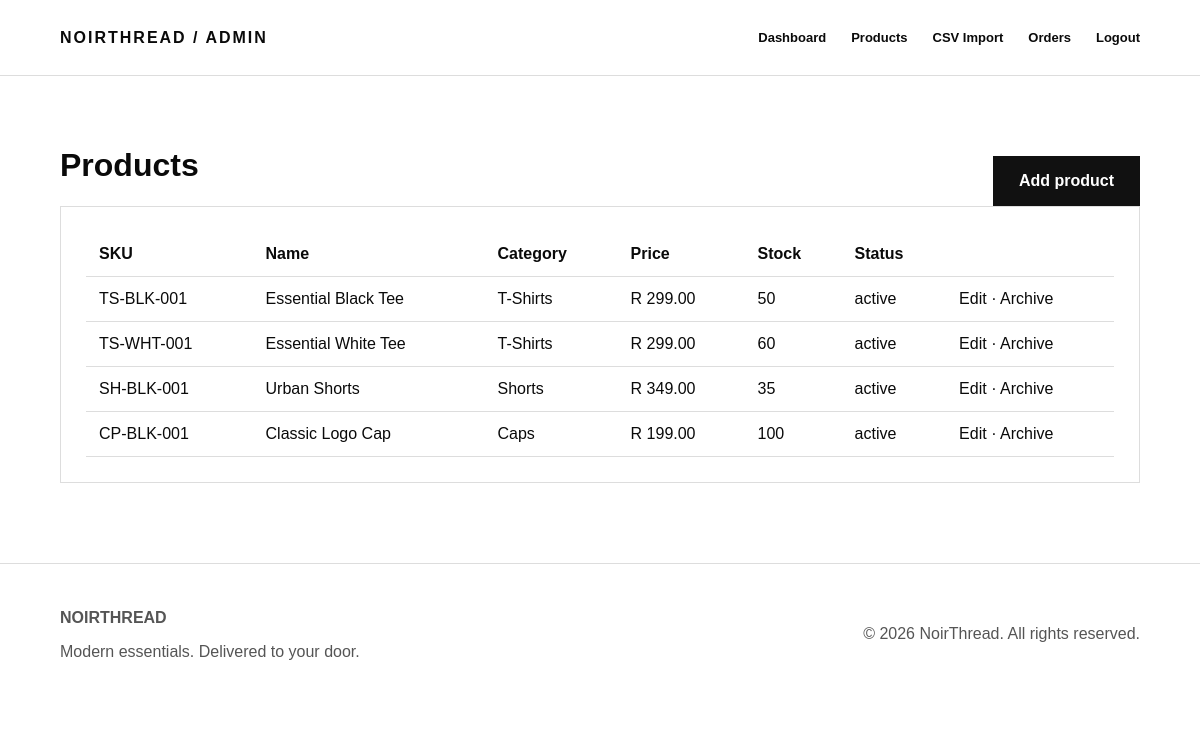
The page /products.php (signed in) on the database its author committed.
### tables this page shows
CREATE TABLE IF NOT EXISTS products (
 id INT UNSIGNED AUTO_INCREMENT PRIMARY KEY,
 sku VARCHAR(80) NOT NULL UNIQUE,
 name VARCHAR(180) NOT NULL,
 category VARCHAR(80) NOT NULL,
 description TEXT NULL,
 price DECIMAL(12,2) NOT NULL DEFAULT 0,
 cost DECIMAL(12,2) NOT NULL DEFAULT 0,
 stock INT NOT NULL DEFAULT 0,
 sizes VARCHAR(255) NULL,
 colors VARCHAR(255) NULL,
 status ENUM('active','draft','archived') NOT NULL DEFAULT 'active',
 featured TINYINT(1) NOT NULL DEFAULT 0,
 image VARCHAR(255) NULL,
 created_at TIMESTAMP DEFAULT CURRENT_TIMESTAMP,
 updated_at TIMESTAMP DEFAULT CURRENT_TIMESTAMP ON UPDATE CURRENT_TIMESTAMP,
 INDEX(category), INDEX(status)
);

### database.php (called while the page is built, shortened)
<?php
function db(): PDO {
    $dsn = 'mysql:host=' . DB_HOST . ';dbname=' . DB_NAME . ';charset=utf8mb4';
    $pdo = new PDO($dsn, DB_USER, DB_PASS, [
        PDO::ATTR_ERRMODE => PDO::ERRMODE_EXCEPTION,
        PDO::ATTR_DEFAULT_FETCH_MODE => PDO::FETCH_ASSOC,
        PDO::ATTR_EMULATE_PREPARES => false,
    ]);
    return $pdo;
}

### functions.php (called while the page is built, shortened)
<?php
function e(?string $v): string {
    return htmlspecialchars((string)$v, ENT_QUOTES, 'UTF-8');
}
function money(float $v): string {
    return 'R ' . number_format($v, 2);
}

### products.php (the view, shortened to what this page needs)
<?php
$products=db()->query("SELECT * FROM products ORDER BY created_at DESC")->fetchAll(); $title='Products'; require __DIR__.'/admin_header.php'; ?>
<div class="section-head"><h1>Products</h1><a class="btn btn-dark" href="product-form.php">Add product</a></div><div class="admin-panel"><table><tr><th>SKU</th><th>Name</th><th>Category</th><th>Price</th><th>Stock</th><th>Status</th><th></th></tr><?php foreach($products as $p): ?><tr><td><?=e($p['sku'])?></td><td><?=e($p['name'])?></td><td><?=e($p['category'])?></td><td><?=money((float)$p['price'])?></td><td><?=$p['stock']?></td><td><?=e($p['status'])?></td><td><a href="product-form.php?id=<?=$p['id']?>">Edit</a> · <a href="?delete=<?=$p['id']?>" onclick="return confirm('Archive product?')">Archive</a></td></tr><?php endforeach;?></table></div>
<?php require __DIR__.'/../includes/footer.php'; ?>

### style.css (style rules this page uses)
:root { --black:#0a0a0a;--white:#fff;--gray:#777;--line:#ddd;--soft:#f5f5f5 }
* { box-sizing:border-box }
body { margin:0;font-family:Arial,Helvetica,sans-serif;color:var(--black);background:#fff }
a { color:inherit;text-decoration:none }
.btn { display:inline-block;padding:15px 25px;border:1px solid #111;border-radius:0;font-weight:800;cursor:pointer }
.btn-dark { background:#111;color:#fff }
.section-head,.page-head { display:flex;align-items:end;justify-content:space-between;gap:20px }
.admin-panel { border:1px solid #ddd;padding:25px;margin-bottom:30px;overflow:auto }
.admin-panel table { width:100%;border-collapse:collapse }
.admin-panel th,.admin-panel td { text-align:left;padding:13px;border-bottom:1px solid #ddd;white-space:nowrap }

### rows shown on the page
products: sku "TS-BLK-001", name "Essential Black Tee", category "T-Shirts", price "R 299.00", stock "50", status "active"
products: sku "TS-WHT-001", name "Essential White Tee", category "T-Shirts", price "R 299.00", stock "60", status "active"
products: sku "SH-BLK-001", name "Urban Shorts", category "Shorts", price "R 349.00", stock "35", status "active"
products: sku "CP-BLK-001", name "Classic Logo Cap", category "Caps", price "R 199.00", stock "100", status "active"
